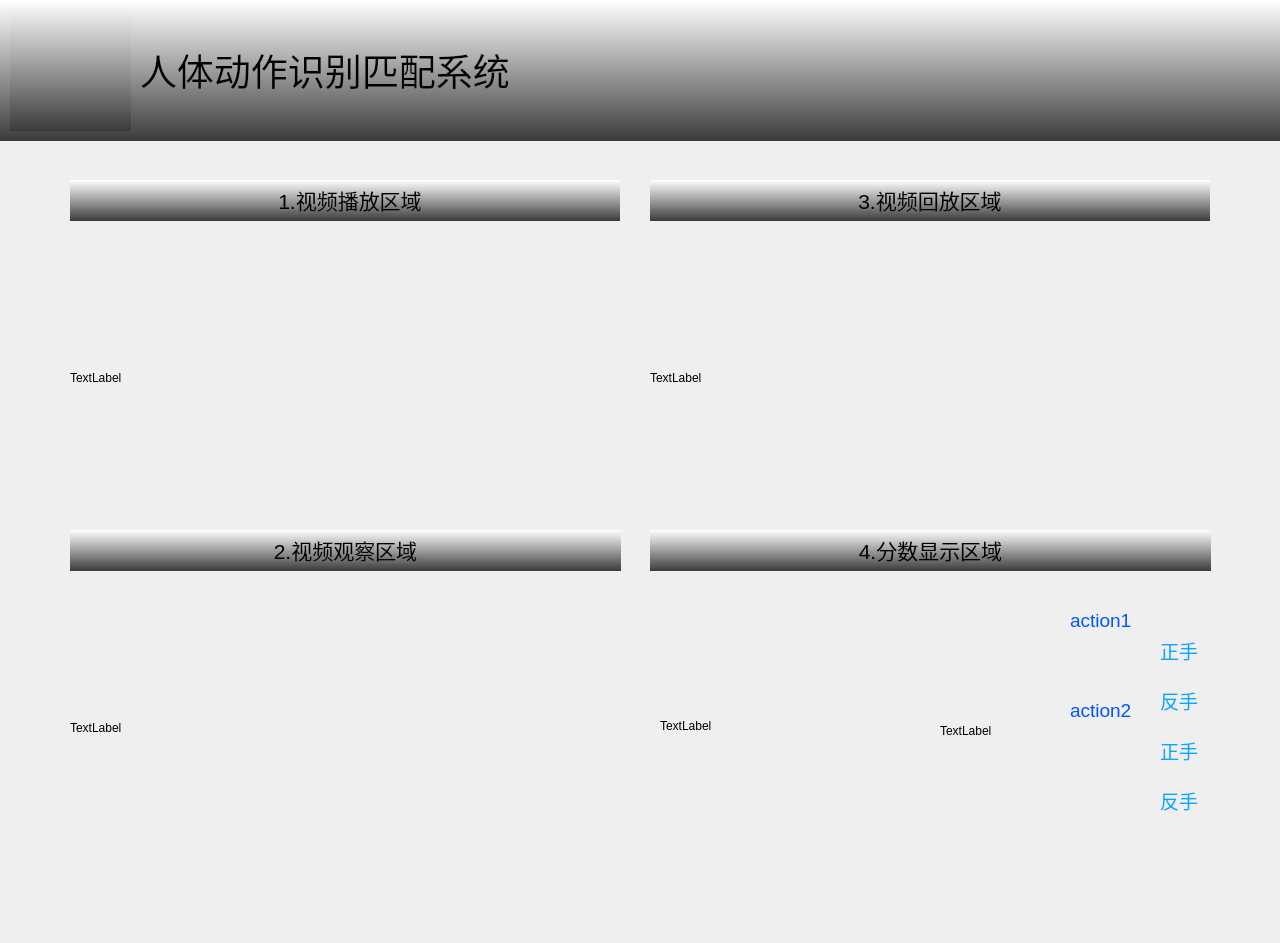
<?xml version="1.0" encoding="UTF-8"?>
<ui version="4.0">
 <class>MainWindow</class>
 <widget class="QMainWindow" name="MainWindow">
  <property name="geometry">
   <rect>
    <x>0</x>
    <y>0</y>
    <width>1280</width>
    <height>943</height>
   </rect>
  </property>
  <property name="sizePolicy">
   <sizepolicy hsizetype="MinimumExpanding" vsizetype="MinimumExpanding">
    <horstretch>0</horstretch>
    <verstretch>0</verstretch>
   </sizepolicy>
  </property>
  <property name="windowTitle">
   <string>MainWindow</string>
  </property>
  <property name="windowIcon">
   <iconset>
    <normaloff>../../xiaoxiao/Pictures/7.jpg</normaloff>../../xiaoxiao/Pictures/7.jpg</iconset>
  </property>
  <property name="styleSheet">
   <string notr="true">MainWindow

{


        background-image: url(:/background/my1.jpg);
}</string>
  </property>
  <widget class="QWidget" name="centralWidget">
   <widget class="QWidget" name="widget_play" native="true">
    <property name="geometry">
     <rect>
      <x>60</x>
      <y>170</y>
      <width>560</width>
      <height>371</height>
     </rect>
    </property>
    <property name="sizePolicy">
     <sizepolicy hsizetype="MinimumExpanding" vsizetype="MinimumExpanding">
      <horstretch>0</horstretch>
      <verstretch>0</verstretch>
     </sizepolicy>
    </property>
    <widget class="QLabel" name="label">
     <property name="geometry">
      <rect>
       <x>10</x>
       <y>10</y>
       <width>560</width>
       <height>41</height>
      </rect>
     </property>
     <property name="sizePolicy">
      <sizepolicy hsizetype="MinimumExpanding" vsizetype="Preferred">
       <horstretch>0</horstretch>
       <verstretch>0</verstretch>
      </sizepolicy>
     </property>
     <property name="styleSheet">
      <string notr="true">background-color: qlineargradient(spread:repeat, x1:1, y1:1, x2:1, y2:0, stop:0 rgba(59, 59, 59, 255), stop:1 rgba(255, 255, 255, 255));
font: 75 9pt &quot;Adobe 黑体 Std R&quot;;
</string>
     </property>
     <property name="text">
      <string>&lt;html&gt;&lt;head/&gt;&lt;body&gt;&lt;p align=&quot;center&quot;&gt;&lt;span style=&quot; font-size:16pt;&quot;&gt;1.视频播放区域&lt;/span&gt;&lt;/p&gt;&lt;/body&gt;&lt;/html&gt;</string>
     </property>
    </widget>
    <widget class="QWidget" name="widget" native="true">
     <property name="geometry">
      <rect>
       <x>10</x>
       <y>50</y>
       <width>560</width>
       <height>315</height>
      </rect>
     </property>
     <widget class="QLabel" name="label_play">
      <property name="geometry">
       <rect>
        <x>0</x>
        <y>0</y>
        <width>560</width>
        <height>315</height>
       </rect>
      </property>
      <property name="text">
       <string>TextLabel</string>
      </property>
     </widget>
    </widget>
   </widget>
   <widget class="QWidget" name="widget_replay" native="true">
    <property name="geometry">
     <rect>
      <x>650</x>
      <y>170</y>
      <width>561</width>
      <height>361</height>
     </rect>
    </property>
    <property name="sizePolicy">
     <sizepolicy hsizetype="Expanding" vsizetype="Expanding">
      <horstretch>0</horstretch>
      <verstretch>0</verstretch>
     </sizepolicy>
    </property>
    <widget class="QLabel" name="label_3">
     <property name="geometry">
      <rect>
       <x>0</x>
       <y>10</y>
       <width>560</width>
       <height>41</height>
      </rect>
     </property>
     <property name="sizePolicy">
      <sizepolicy hsizetype="MinimumExpanding" vsizetype="Preferred">
       <horstretch>0</horstretch>
       <verstretch>0</verstretch>
      </sizepolicy>
     </property>
     <property name="styleSheet">
      <string notr="true">background-color: qlineargradient(spread:repeat, x1:1, y1:1, x2:1, y2:0, stop:0 rgba(59, 59, 59, 255), stop:1 rgba(255, 255, 255, 255));
font: 75 9pt &quot;Adobe 黑体 Std R&quot;;</string>
     </property>
     <property name="text">
      <string>&lt;html&gt;&lt;head/&gt;&lt;body&gt;&lt;p align=&quot;center&quot;&gt;&lt;span style=&quot; font-size:16pt;&quot;&gt;3.视频回放区域&lt;/span&gt;&lt;/p&gt;&lt;/body&gt;&lt;/html&gt;</string>
     </property>
    </widget>
    <widget class="QWidget" name="widget_3" native="true">
     <property name="geometry">
      <rect>
       <x>0</x>
       <y>50</y>
       <width>560</width>
       <height>315</height>
      </rect>
     </property>
     <widget class="QLabel" name="label_replay">
      <property name="geometry">
       <rect>
        <x>0</x>
        <y>0</y>
        <width>560</width>
        <height>315</height>
       </rect>
      </property>
      <property name="text">
       <string>TextLabel</string>
      </property>
     </widget>
    </widget>
   </widget>
   <widget class="QWidget" name="widget_watch" native="true">
    <property name="geometry">
     <rect>
      <x>60</x>
      <y>520</y>
      <width>601</width>
      <height>361</height>
     </rect>
    </property>
    <property name="sizePolicy">
     <sizepolicy hsizetype="Expanding" vsizetype="Expanding">
      <horstretch>0</horstretch>
      <verstretch>0</verstretch>
     </sizepolicy>
    </property>
    <widget class="QLabel" name="label_2">
     <property name="geometry">
      <rect>
       <x>10</x>
       <y>10</y>
       <width>551</width>
       <height>41</height>
      </rect>
     </property>
     <property name="sizePolicy">
      <sizepolicy hsizetype="MinimumExpanding" vsizetype="Preferred">
       <horstretch>0</horstretch>
       <verstretch>0</verstretch>
      </sizepolicy>
     </property>
     <property name="styleSheet">
      <string notr="true">background-color: qlineargradient(spread:repeat, x1:1, y1:1, x2:1, y2:0, stop:0 rgba(59, 59, 59, 255), stop:1 rgba(255, 255, 255, 255));
font: 75 9pt &quot;Adobe 黑体 Std R&quot;;</string>
     </property>
     <property name="text">
      <string>&lt;html&gt;&lt;head/&gt;&lt;body&gt;&lt;p align=&quot;center&quot;&gt;&lt;span style=&quot; font-size:16pt;&quot;&gt;2.视频观察区域&lt;/span&gt;&lt;/p&gt;&lt;/body&gt;&lt;/html&gt;</string>
     </property>
    </widget>
    <widget class="QWidget" name="widget_2" native="true">
     <property name="geometry">
      <rect>
       <x>10</x>
       <y>50</y>
       <width>560</width>
       <height>315</height>
      </rect>
     </property>
     <widget class="QLabel" name="label_watch">
      <property name="geometry">
       <rect>
        <x>0</x>
        <y>0</y>
        <width>560</width>
        <height>315</height>
       </rect>
      </property>
      <property name="text">
       <string>TextLabel</string>
      </property>
     </widget>
    </widget>
   </widget>
   <widget class="QWidget" name="widget_show" native="true">
    <property name="geometry">
     <rect>
      <x>650</x>
      <y>520</y>
      <width>591</width>
      <height>361</height>
     </rect>
    </property>
    <property name="sizePolicy">
     <sizepolicy hsizetype="Expanding" vsizetype="Expanding">
      <horstretch>0</horstretch>
      <verstretch>0</verstretch>
     </sizepolicy>
    </property>
    <widget class="QWidget" name="widget_4" native="true">
     <property name="geometry">
      <rect>
       <x>0</x>
       <y>50</y>
       <width>560</width>
       <height>315</height>
      </rect>
     </property>
     <widget class="QLabel" name="label_5">
      <property name="geometry">
       <rect>
        <x>420</x>
        <y>20</y>
        <width>101</width>
        <height>61</height>
       </rect>
      </property>
      <property name="text">
       <string>&lt;html&gt;&lt;head/&gt;&lt;body&gt;&lt;p&gt;&lt;span style=&quot; font-size:14pt; color:#0055ff;&quot;&gt;action1&lt;/span&gt;&lt;/p&gt;&lt;/body&gt;&lt;/html&gt;</string>
      </property>
     </widget>
     <widget class="QLabel" name="label_6">
      <property name="geometry">
       <rect>
        <x>420</x>
        <y>110</y>
        <width>101</width>
        <height>61</height>
       </rect>
      </property>
      <property name="text">
       <string>&lt;html&gt;&lt;head/&gt;&lt;body&gt;&lt;p&gt;&lt;span style=&quot; font-size:14pt; color:#0055ff;&quot;&gt;action2&lt;/span&gt;&lt;/p&gt;&lt;/body&gt;&lt;/html&gt;</string>
      </property>
     </widget>
     <widget class="QWidget" name="widget_5" native="true">
      <property name="geometry">
       <rect>
        <x>10</x>
        <y>10</y>
        <width>281</width>
        <height>291</height>
       </rect>
      </property>
      <widget class="QLabel" name="label_9">
       <property name="geometry">
        <rect>
         <x>0</x>
         <y>0</y>
         <width>281</width>
         <height>291</height>
        </rect>
       </property>
       <property name="text">
        <string>TextLabel</string>
       </property>
      </widget>
     </widget>
     <widget class="QWidget" name="widget_6" native="true">
      <property name="geometry">
       <rect>
        <x>290</x>
        <y>10</y>
        <width>271</width>
        <height>291</height>
       </rect>
      </property>
      <widget class="QLabel" name="label_10">
       <property name="geometry">
        <rect>
         <x>0</x>
         <y>10</y>
         <width>261</width>
         <height>281</height>
        </rect>
       </property>
       <property name="text">
        <string>TextLabel</string>
       </property>
      </widget>
      <widget class="QLabel" name="label_11">
       <property name="geometry">
        <rect>
         <x>220</x>
         <y>50</y>
         <width>41</width>
         <height>41</height>
        </rect>
       </property>
       <property name="whatsThis">
        <string>&lt;html&gt;&lt;head/&gt;&lt;body&gt;&lt;p&gt;&lt;span style=&quot; font-size:16pt; color:#00aaff;&quot;&gt;正手&lt;/span&gt;&lt;/p&gt;&lt;/body&gt;&lt;/html&gt;</string>
       </property>
       <property name="text">
        <string>&lt;html&gt;&lt;head/&gt;&lt;body&gt;&lt;p&gt;&lt;span style=&quot; font-size:14pt; color:#00aaff;&quot;&gt;正手&lt;/span&gt;&lt;/p&gt;&lt;/body&gt;&lt;/html&gt;</string>
       </property>
      </widget>
      <widget class="QLabel" name="label_12">
       <property name="geometry">
        <rect>
         <x>220</x>
         <y>100</y>
         <width>41</width>
         <height>41</height>
        </rect>
       </property>
       <property name="text">
        <string>&lt;html&gt;&lt;head/&gt;&lt;body&gt;&lt;p&gt;&lt;span style=&quot; font-size:14pt; color:#00aaff;&quot;&gt;反手&lt;/span&gt;&lt;/p&gt;&lt;/body&gt;&lt;/html&gt;</string>
       </property>
      </widget>
      <widget class="QLabel" name="label_13">
       <property name="geometry">
        <rect>
         <x>220</x>
         <y>150</y>
         <width>41</width>
         <height>41</height>
        </rect>
       </property>
       <property name="text">
        <string>&lt;html&gt;&lt;head/&gt;&lt;body&gt;&lt;p&gt;&lt;span style=&quot; font-size:14pt; color:#00aaff;&quot;&gt;正手&lt;/span&gt;&lt;/p&gt;&lt;/body&gt;&lt;/html&gt;</string>
       </property>
      </widget>
      <widget class="QLabel" name="label_14">
       <property name="geometry">
        <rect>
         <x>220</x>
         <y>200</y>
         <width>41</width>
         <height>41</height>
        </rect>
       </property>
       <property name="text">
        <string>&lt;html&gt;&lt;head/&gt;&lt;body&gt;&lt;p&gt;&lt;span style=&quot; font-size:14pt; color:#00aaff;&quot;&gt;反手&lt;/span&gt;&lt;/p&gt;&lt;/body&gt;&lt;/html&gt;</string>
       </property>
      </widget>
     </widget>
    </widget>
    <widget class="QLabel" name="label_4">
     <property name="geometry">
      <rect>
       <x>0</x>
       <y>10</y>
       <width>561</width>
       <height>41</height>
      </rect>
     </property>
     <property name="sizePolicy">
      <sizepolicy hsizetype="MinimumExpanding" vsizetype="Preferred">
       <horstretch>0</horstretch>
       <verstretch>0</verstretch>
      </sizepolicy>
     </property>
     <property name="styleSheet">
      <string notr="true">background-color: qlineargradient(spread:repeat, x1:1, y1:1, x2:1, y2:0, stop:0 rgba(59, 59, 59, 255), stop:1 rgba(255, 255, 255, 255));
font: 75 9pt &quot;Adobe 黑体 Std R&quot;;</string>
     </property>
     <property name="text">
      <string>&lt;html&gt;&lt;head/&gt;&lt;body&gt;&lt;p align=&quot;center&quot;&gt;&lt;span style=&quot; font-size:16pt;&quot;&gt;4.分数显示区域&lt;/span&gt;&lt;/p&gt;&lt;/body&gt;&lt;/html&gt;</string>
     </property>
    </widget>
   </widget>
   <widget class="QWidget" name="widget_title" native="true">
    <property name="geometry">
     <rect>
      <x>0</x>
      <y>0</y>
      <width>1281</width>
      <height>141</height>
     </rect>
    </property>
    <property name="styleSheet">
     <string notr="true">background-color: qlineargradient(spread:pad, x1:1, y1:1, x2:1, y2:0, stop:0 rgba(59, 59, 59, 255), stop:1 rgba(255, 255, 255, 255));</string>
    </property>
    <widget class="QLabel" name="label_7">
     <property name="geometry">
      <rect>
       <x>140</x>
       <y>0</y>
       <width>1111</width>
       <height>141</height>
      </rect>
     </property>
     <property name="styleSheet">
      <string notr="true">font: 75 9pt &quot;Adobe 黑体 Std R&quot;;</string>
     </property>
     <property name="text">
      <string>&lt;html&gt;&lt;head/&gt;&lt;body&gt;&lt;p&gt;&lt;span style=&quot; font-size:28pt; color:#000000;&quot;&gt;人体动作识别匹配系统&lt;/span&gt;&lt;/p&gt;&lt;/body&gt;&lt;/html&gt;</string>
     </property>
    </widget>
    <widget class="QLabel" name="label_8">
     <property name="geometry">
      <rect>
       <x>10</x>
       <y>0</y>
       <width>121</width>
       <height>131</height>
      </rect>
     </property>
     <property name="styleSheet">
      <string notr="true">background-image: url(:/background/iphone-bk.png);</string>
     </property>
     <property name="text">
      <string/>
     </property>
    </widget>
   </widget>
  </widget>
 </widget>
 <layoutdefault spacing="6" margin="11"/>
 <resources/>
 <connections/>
</ui>
